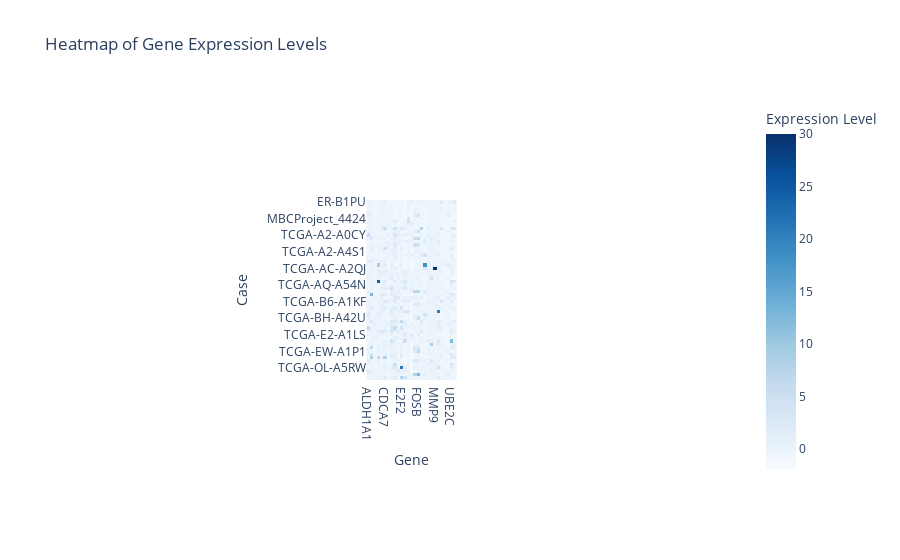

Notebook code for this chart:
### Code cell
# Add Cancer Stage as hover information
custom_hover_data = df_drop_Clean.set_index(['Case', 'Gene'])['Cancer Stage']

# Create the heatmap
fig = px.imshow(
    heatmap_data.values,
    labels=dict(x="Gene", y="Case", color="Expression Level"),
    x=heatmap_data.columns,
    y=heatmap_data.index,
    color_continuous_scale="Blues",
    range_color=(-2, 30),
    title="Heatmap of Gene Expression Levels"
)

# Customize hover with Cancer Stage
fig.update_traces(
    hovertemplate=(
        "Gene: %{x}<br>"
        "Case: %{y}<br>"
        "Expression: %{z:.2f}<br>"
        "Cancer Stage: %{customdata}"
    ),
    customdata=custom_hover_data.reset_index().pivot(index='Case', columns='Gene')['Cancer Stage'].values
)

fig.show()

### Figure 1 — Plotly figure (JSON) as saved in the notebook; plotly's stock layout.template omitted (floating-point values rounded to 4 significant figures; data arrays with more than 128 entries replaced by an {"elided": "..."} marker saying what was removed)
{"data": [{"coloraxis": "coloraxis", "customdata": {"elided": "54x27 str values"}, "hovertemplate": "Gene: %{x}<br>Case: %{y}<br>Expression: %{z:.2f}<br>Cancer Stage: %{customdata}", "name": "0", "type": "heatmap", "x": ["ALDH1A1", "CCL18", "CCND1", "CCND2", "CD44", "CDCA7", "CDH1", "CDK6", "CDKN2D", "DUSP4", "E2F2", "EPCAM", "ERBB2", "ERBB3", "FOS", "FOSB", "HES6", "LAMP5", "LAPTM4B", "LTF", "MMP9", "S100P", "TOP2A", "TP53INP1", "TPM1", "UBE2C", "UHRF1"], "xaxis": "x", "y": ["ER-B1PU", "MBCProject_1037", "MBCProject_1542", "MBCProject_1819", "MBCProject_3159", "MBCProject_4424", "MBCproject_0093", "MBCproject_0280", "TCGA-A1-A0SK", "TCGA-A2-A0CO", "TCGA-A2-A0CY", "TCGA-A2-A0EP", "TCGA-A2-A3XV", "TCGA-A2-A3XW", "TCGA-A2-A3Y0", "TCGA-A2-A4S1", "TCGA-A7-A56D", "TCGA-A7-A5ZV", "TCGA-A8-A08H", "TCGA-AC-A2QH", "TCGA-AC-A2QJ", "TCGA-AC-A62X", "TCGA-AN-A0FL", "TCGA-AO-A1KO", "TCGA-AO-A1KR", "TCGA-AQ-A54N", "TCGA-AR-A0TP", "TCGA-AR-A2LN", "TCGA-AR-A5QQ", "TCGA-B6-A0IA", "TCGA-B6-A1KF", "TCGA-BH-A0BO", "TCGA-BH-A0DL", "TCGA-BH-A1EN", "TCGA-BH-A208", "TCGA-BH-A42U", "TCGA-BH-A5IZ", "TCGA-D8-A27H", "TCGA-E2-A1LG", "TCGA-E2-A1LL", "TCGA-E2-A1LS", "TCGA-E2-A572", "TCGA-E2-A574", "TCGA-E9-A1ND", "TCGA-E9-A5FL", "TCGA-EW-A1P1", "TCGA-EW-A1PB", "TCGA-FA-A7DS", "TCGA-GM-A4E0", "TCGA-LL-A8F5", "TCGA-OL-A5RW", "TCGA-OL-A66P", "TCGA-OL-A6VQ", "TCGA-PL-A8LV"], "yaxis": "y", "z": {"elided": "54x27 float values"}}], "layout": {"autosize": true, "coloraxis": {"cmax": 30, "cmin": -2, "colorbar": {"title": {"text": "Expression Level"}}, "colorscale": [[0, "rgb(247,251,255)"], [0.125, "rgb(222,235,247)"], [0.25, "rgb(198,219,239)"], [0.375, "rgb(158,202,225)"], [0.5, "rgb(107,174,214)"], [0.625, "rgb(66,146,198)"], [0.75, "rgb(33,113,181)"], [0.875, "rgb(8,81,156)"], [1, "rgb(8,48,107)"]]}, "title": {"text": "Heatmap of Gene Expression Levels"}, "xaxis": {"anchor": "y", "autorange": true, "constrain": "domain", "domain": [0.4323, 0.5677], "range": [-0.5, 26.5], "scaleanchor": "y", "title": {"text": "Gene"}, "type": "category"}, "yaxis": {"anchor": "x", "autorange": true, "constrain": "domain", "domain": [0, 1], "range": [53.5, -0.5], "title": {"text": "Case"}, "type": "category"}}}
